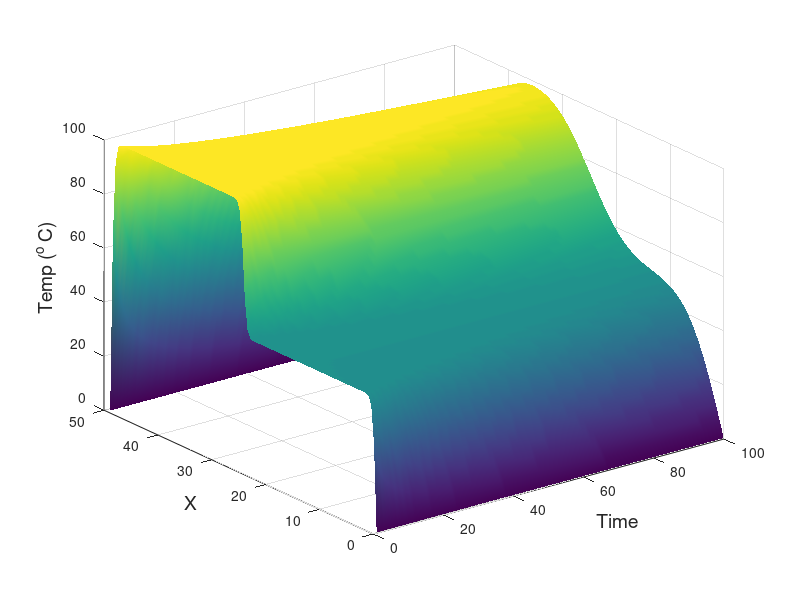

The MATLAB script that drew this image: (Note: this script raises an error after producing the figure.)
clear all
load p2.dat;
%%
N = 100;
t = p2(:,1);
tarray = reshape(t,N,N);
X = p2(:,2);
xarray = reshape(X,N,N);
T = p2(:,3);
zarray = reshape(T,N,N);

surf(tarray,xarray,zarray,'linestyle','none')
xlabel('Time','fontsize',14)
ylabel('X','fontsize',14) 
zlabel('Temp (^o C)','fontsize',14)
shading interp;
%camlight; 
lighting phong;
grid on;
box on;
%%
clear all
load P3.dat;

N = 15;
t = P3(226:450,1);
tarray = reshape(t,N,N);
X = P3(226:450,2);
xarray = reshape(X,N,N);
T = P3(226:450,3);
zarray = reshape(T,N,N);

surf(tarray,xarray,zarray,'linestyle','none')
xlabel('X','fontsize',14)
ylabel('Y','fontsize',14) 
zlabel('Z','fontsize',14)
shading interp;
%camlight; 
lighting phong;
grid on;
box on;
